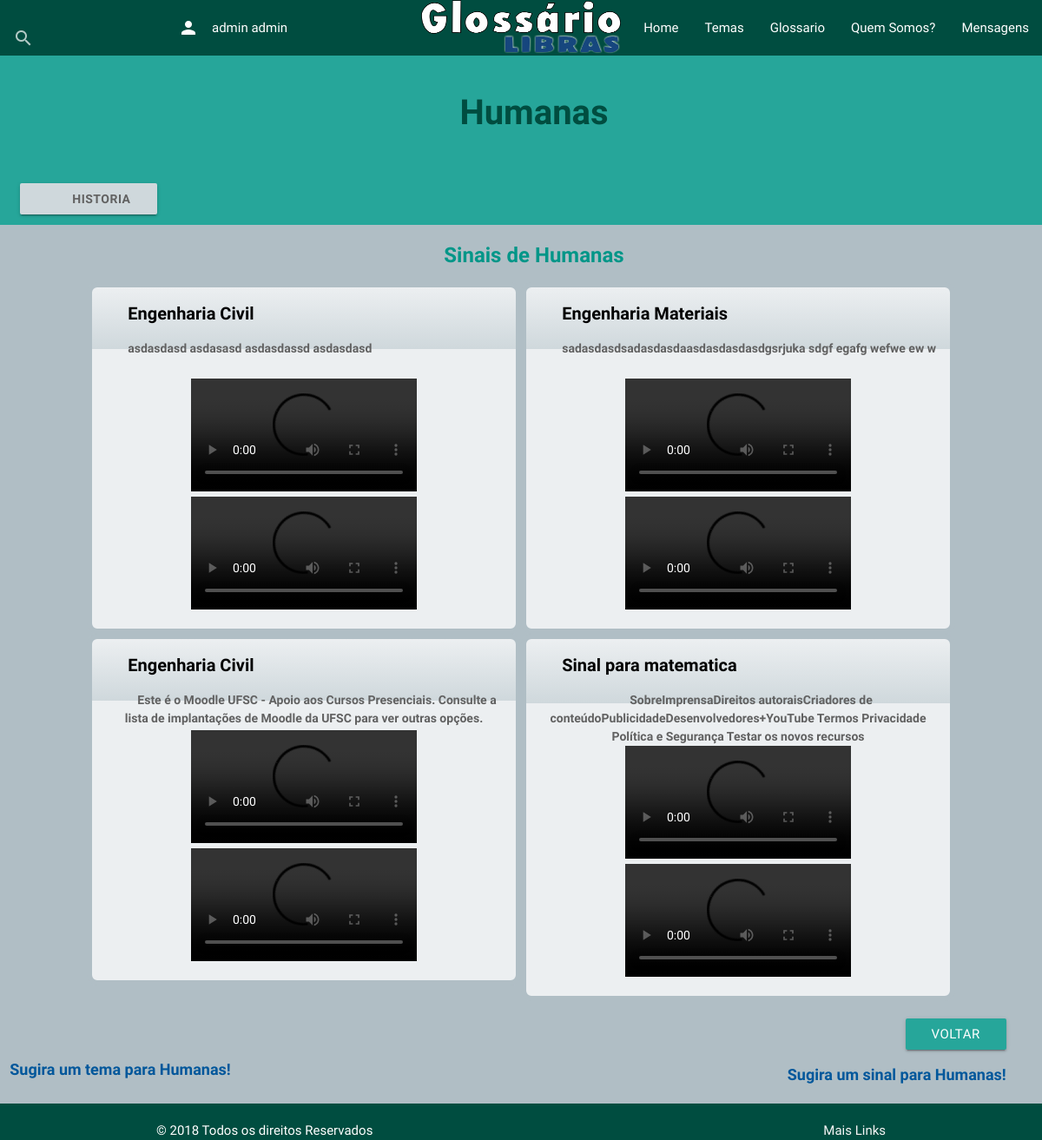
The page /conteudo-categorias-temas/1/ (signed in) on the database its author committed.
### Glossario/models.py (models this page shows, shortened)
class Perfil(models.Model):
    user = models.OneToOneField(User, on_delete=models.CASCADE, null=True, editable=False)
    nome = models.CharField(max_length=255, null=False)
    sobrenome = models.CharField(max_length=255, null=True)
    curso = models.CharField(max_length=255, null=True)
    universidade = models.CharField(max_length=255, null=True)
    glossarios_responsavel = models.ManyToManyField(Glossario, related_name='responsavel', blank=True)
    glossarios = models.ManyToManyField(Glossario, related_name='membro', blank=True)

class Tema(models.Model):
    titulo = models.CharField(max_length=200)
    pai = models.ForeignKey("self", on_delete=models.CASCADE, default=None, blank=True, null=True)
    postado = models.BooleanField(default=False)

class Sinal(models.Model):
    glossario = models.ForeignKey(Glossario, on_delete=models.CASCADE)
    titulo = models.CharField(max_length=100)
    descricao = models.TextField()
    sinal_video = models.FileField(upload_to='videos', null=False)
    postado = models.BooleanField(default=False)
    temas = models.ManyToManyField(Tema, blank=True)
    postador = models.ForeignKey(Perfil, on_delete=models.CASCADE, editable=False, null=True)
    conceito_video = models.FileField(upload_to='videos', null=True)

### Glossario/views.py (the view)
# urls.py: path('conteudo-categorias-temas/<int:tema_id>/', views.conteudo_tema, name='conteudo-tema'),
@login_required
def conteudo_tema(request, tema_id):
    try:
        user_logado_id = request.user.id
        perfis = Perfil.objects.all()
        perfil_logado = Perfil.objects.get( user=user_logado_id )
        tema = Tema.objects.get(pk=tema_id)
        lista_sinais = Sinal.objects.filter(postado=True)
        lista_temas_filhos = Tema.objects.filter(pai = tema_id)
        context = {'lista_sinais': lista_sinais,
                   'tema': tema,
                   'perfil_logado': perfil_logado,
                   'lista_temas_filhos': lista_temas_filhos}
    except Tema.DoesNotExist:
        raise Http404("Tema não existe")
    return render(request,'Glossario/sinais-tema.html', context)

### Glossario/templates/Glossario/sinais-tema.html (shortened to what this page needs)
{% extends 'Glossario/base.html' %}
 {% block content %}
  <div class="row  unidades2">
      	<div class="col s12">
   			<center><h1>{{ tema.titulo }}</h1></center>
   	   	</div>
 		<br></br>		<br></br>		<br></br>
      	<div class=" col s12 ">
			{% if lista_temas_filhos  %}
				{% for tema in lista_temas_filhos %}
					<a href="/conteudo-categorias-temas/{{ tema.id }}/" class="subtitulo btn blue-grey lighten-4">{{ tema.titulo }}</a>
				 {% endfor %}
				 {% else %}
			 	   <center><p>{{ tema.titulo }} não a temas relacionados</p></center>
			{% endif %}
  		 </div>
	 </div>
	{% if lista_sinais %}
		<center><h3>Sinais de {{ tema.titulo }} </h3></center>
			<div class="row">
			{% for sinal in lista_sinais %}
					 		<div class="col l5 push-l1 unidades3 center">
						 		<ul>
							     	<a class ="titulo left">{{ sinal.titulo }}</a>
							  	    <br></br>
							  	    <a class ="subtitulo left">{{ sinal.descricao }}</a>
							     	<br></br>
							     	<li><video   width="260"  controls><source class="center" src="/static/Glossario/{{ sinal.sinal_video }}" type="video/mp4"></video>
					   			    <video   width="260" controls><source src="/static/Glossario/{{ sinal.conceito_video }}" type="video/mp4"></video>
					   			</ul>
				   			</div>
		 	{% endfor %}
		 </div>
	{% else %}
		<center> <p>Nao existem videos cadastrados.</p> </center>
	{% endif %}
{% endblock %}
{% block footer %}
 		<div class="footer">
			<div class="row" >
				<div class="col s6  ">
					<br></br>
					<a class ="link" href="/{{ tema.id }}/enviar-tema/ "/> Sugira um tema para {{ tema.titulo }}!</a>
				</div>
				<div class="col s6 push-s1  right-align">
					<button class="waves-effect waves-light btn color #01579b" type="submit" nome="voltar" onclick='history.go(-1)' >Voltar</button>
					<a class ="link" href="/{{ tema.id }}/enviar-sinal/ "/> Sugira um sinal para {{ tema.titulo }}!</a>
				</div>
			</div>
		</div>
{% endblock %}

### Glossario/templates/Glossario/base.html (shortened to what this page needs)
{% load staticfiles %}
<!DOCTYPE html>
<html lang= "pt-br">
	<head>
		<link rel="stylesheet" type="text/css" href="../../static/Glossario/css/materialize.css">
		<link rel="stylesheet" type="text/css" href="../../static/Glossario/css/stilo-trabalho.css"/>
	</head>
   	<body>
   	<header>
   	<nav class="teal darken-4">
		<div class="nav-wrapper col 9">
			 <a href="http://localhost:8000/"><img href="/http://localhost:8000/" class="brand-logo center" src="../../static/Glossario/imagens/glossarioLibras.png" height="62" width="230" class="center"></a>
			<ul id="nav-mobile" class="right hide-on-med-and-down">
		        <li><a href="http://localhost:8000/"> Home </a></li>
		        <li><a href="http://localhost:8000/conteudo-categorias-temas/"> Temas </a></li>
		        <li><a href="http://localhost:8000/conteudo-categorias-glossarios/"> Glossario </a></li>
		        <li><a href="#"> Quem Somos? </a></li>
		        <li><a href="">Mensagens</a></li>
		    </ul>
           <form  class="left input-field" action="/resultado-pesquisa/?pesquisa=">
                <input type="text" name="pesquisa">
                <label  class="label" ><i class="material-icons right">search</i></label></form>
                {%  if user.is_authenticated  %}
                <ul class="left hide-on-med-and-down ">
	        			<li><a type="button"  id="MostrarEsconderMensagem">{{ perfil_logado.nome }} {{ perfil_logado.sobrenome }}<i class="material-icons left">person</i></a></li>
	           		</ul>
	            {% else %}
	            	<ul class="left hide-on-med-and-down ">
	        			<li><a class="waves-effect waves-light btn" href="http://localhost:8000/Usuarios/login/">Fazer Login</a></li>
	            	</ul>
	            {% endif %}
   	  	</div>
  	</nav>
  	</header>
	<main>
		{% block content %}
		{% endblock %}
	</main>
	<footer>
		<div >
		{% block footer %}
		{% endblock %}
		<div >
		<footer class="page-footer  teal darken-4"  >
        <div class="col l12">
            <div class="container ">© 2018 Todos os direitos Reservados<a class="grey-text text-lighten-4 right" href="#!">Mais Links</a>
        </div>
        </div>
       </footer>
    </footer>
  	</body>
 </html>

### Glossario/static/Glossario/css/stilo-trabalho.css (style rules this page uses)
body { display: flex; min-height: 100vh; flex-direction: column; background-color: #b0bec5; }
main { flex: 1 0 auto; }
.footer { position:static; bottom: 5%; width: 90%; }
.unidades2 { padding: 1%; background-color: #26a69a; }
.unidades3 { border-radius: 12px; border: 6px solid #b0bec5; background-image: linear-gradient( to top ,#eceff1 82%, #cfd8dc 80%, #eceff1 100% ); }
h1 { font-size: 40px; text-indent: 30px; font-weight: bold; color: #004d40; list-style: none; }
h3 { font-size: 24px; text-indent: 30px; font-weight: bold; color: #009688; list-style: none; }
.titulo { font-size: 20px; text-indent: 30px; font-weight: bold; color:black ; list-style: none; }
.subtitulo { font-size: 14px; text-indent: 30px; font-weight: bold; color:#616161 ; list-style: none; }
.link { font-size: 18px; text-indent: 30px; font-weight: bold; color:#01579b ; list-style: none; }

### rows shown on the page
Perfil: nome "admin", sobrenome "admin"
Tema: titulo "Humanas"
Tema: titulo "HISTORIA"
Sinal: titulo "Engenharia Civil", descricao "asdasdasd asdasasd asdasdassd asdasdasd"
Sinal: titulo "Engenharia Materiais", descricao "sadasdasdsadasdasdaasdasdasdasdgsrjuka sdgf egafg wefwe ew w"
Sinal: titulo "Engenharia Civil", descricao "Este é o Moodle UFSC - Apoio aos Cursos Presenciais. Consulte a lista de implantações de Moodle da UFSC para ver outras opções."
Sinal: titulo "Sinal para matematica", descricao "SobreImprensaDireitos autoraisCriadores de conteúdoPublicidadeDesenvolvedores+YouTube Termos Privacidade Política e Segurança Testar os novos recursos"
